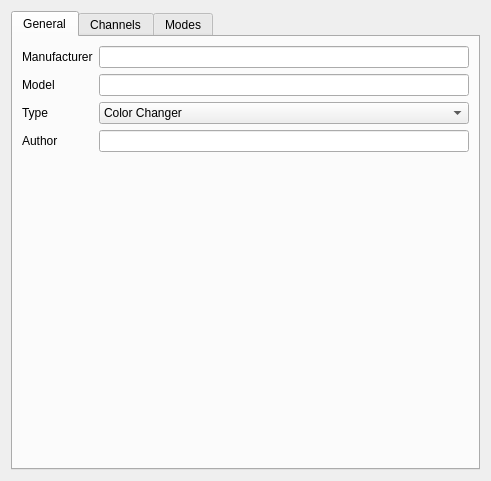
<?xml version="1.0" encoding="UTF-8"?>
<ui version="4.0">
 <author>Massimo Callegari</author>
 <comment>
  Q Light Controller Plus
  fixtureeditor.ui

  Copyright (c) 2015 Massimo Callegari

  Licensed under the Apache License, Version 2.0 (the "License");
  you may not use this file except in compliance with the License.
  You may obtain a copy of the License at

      http://www.apache.org/licenses/LICENSE-2.0.txt

  Unless required by applicable law or agreed to in writing, software
  distributed under the License is distributed on an "AS IS" BASIS,
  WITHOUT WARRANTIES OR CONDITIONS OF ANY KIND, either express or implied.
  See the License for the specific language governing permissions and
  limitations under the License.
 </comment>
 <class>FixtureEditor</class>
 <widget class="QWidget" name="FixtureEditor">
  <property name="geometry">
   <rect>
    <x>0</x>
    <y>0</y>
    <width>491</width>
    <height>481</height>
   </rect>
  </property>
  <property name="windowTitle">
   <string>Fixture</string>
  </property>
  <layout class="QGridLayout" name="gridLayout_3">
   <item row="0" column="0">
    <widget class="QTabWidget" name="m_tab">
     <property name="currentIndex">
      <number>0</number>
     </property>
     <widget class="QWidget" name="General">
      <attribute name="title">
       <string>General</string>
      </attribute>
      <layout class="QGridLayout" name="gridLayout">
       <item row="0" column="0">
        <widget class="QLabel" name="m_manufacturerLabel">
         <property name="sizePolicy">
          <sizepolicy hsizetype="Preferred" vsizetype="Preferred">
           <horstretch>0</horstretch>
           <verstretch>0</verstretch>
          </sizepolicy>
         </property>
         <property name="text">
          <string>Manufacturer</string>
         </property>
        </widget>
       </item>
       <item row="0" column="1">
        <widget class="QLineEdit" name="m_manufacturerEdit">
         <property name="sizePolicy">
          <sizepolicy hsizetype="Preferred" vsizetype="Fixed">
           <horstretch>0</horstretch>
           <verstretch>0</verstretch>
          </sizepolicy>
         </property>
         <property name="toolTip">
          <string>The manufacturer name for this fixture (e.g. Martin)</string>
         </property>
        </widget>
       </item>
       <item row="1" column="0">
        <widget class="QLabel" name="m_modelLabel">
         <property name="text">
          <string>Model</string>
         </property>
        </widget>
       </item>
       <item row="1" column="1">
        <widget class="QLineEdit" name="m_modelEdit">
         <property name="sizePolicy">
          <sizepolicy hsizetype="Preferred" vsizetype="Fixed">
           <horstretch>0</horstretch>
           <verstretch>0</verstretch>
          </sizepolicy>
         </property>
         <property name="toolTip">
          <string>The model name for this fixture (e.g. MAC250)</string>
         </property>
        </widget>
       </item>
       <item row="2" column="0">
        <widget class="QLabel" name="m_typeLabel">
         <property name="text">
          <string>Type</string>
         </property>
        </widget>
       </item>
       <item row="2" column="1">
        <widget class="QComboBox" name="m_typeCombo">
         <property name="sizePolicy">
          <sizepolicy hsizetype="Preferred" vsizetype="Fixed">
           <horstretch>0</horstretch>
           <verstretch>0</verstretch>
          </sizepolicy>
         </property>
         <property name="toolTip">
          <string>The general type of this fixture</string>
         </property>
         <property name="iconSize">
          <size>
           <width>24</width>
           <height>24</height>
          </size>
         </property>
         <item>
          <property name="text">
           <string notr="true">Color Changer</string>
          </property>
          <property name="icon">
           <iconset resource="../ui/src/qlcui.qrc">
            <normaloff>:/fixture.png</normaloff>:/fixture.png</iconset>
          </property>
         </item>
         <item>
          <property name="text">
           <string notr="true">Dimmer</string>
          </property>
          <property name="icon">
           <iconset resource="../ui/src/qlcui.qrc">
            <normaloff>:/dimmer.png</normaloff>:/dimmer.png</iconset>
          </property>
         </item>
         <item>
          <property name="text">
           <string notr="true">Effect</string>
          </property>
          <property name="icon">
           <iconset resource="../ui/src/qlcui.qrc">
            <normaloff>:/effect.png</normaloff>:/effect.png</iconset>
          </property>
         </item>
         <item>
          <property name="text">
           <string notr="true">Fan</string>
          </property>
          <property name="icon">
           <iconset resource="../ui/src/qlcui.qrc">
            <normaloff>:/fan.png</normaloff>:/fan.png</iconset>
          </property>
         </item>
         <item>
          <property name="text">
           <string notr="true">Flower</string>
          </property>
          <property name="icon">
           <iconset resource="../ui/src/qlcui.qrc">
            <normaloff>:/flower.png</normaloff>:/flower.png</iconset>
          </property>
         </item>
         <item>
          <property name="text">
           <string notr="true">Hazer</string>
          </property>
          <property name="icon">
           <iconset resource="../ui/src/qlcui.qrc">
            <normaloff>:/hazer.png</normaloff>:/hazer.png</iconset>
          </property>
         </item>
         <item>
          <property name="text">
           <string notr="true">Laser</string>
          </property>
          <property name="icon">
           <iconset resource="../ui/src/qlcui.qrc">
            <normaloff>:/laser.png</normaloff>:/laser.png</iconset>
          </property>
         </item>
         <item>
          <property name="text">
           <string notr="true">Moving Head</string>
          </property>
          <property name="icon">
           <iconset resource="../ui/src/qlcui.qrc">
            <normaloff>:/movinghead.png</normaloff>:/movinghead.png</iconset>
          </property>
         </item>
         <item>
          <property name="text">
           <string notr="true">Other</string>
          </property>
          <property name="icon">
           <iconset resource="../ui/src/qlcui.qrc">
            <normaloff>:/other.png</normaloff>:/other.png</iconset>
          </property>
         </item>
         <item>
          <property name="text">
           <string notr="true">Scanner</string>
          </property>
          <property name="icon">
           <iconset resource="../ui/src/qlcui.qrc">
            <normaloff>:/scanner.png</normaloff>:/scanner.png</iconset>
          </property>
         </item>
         <item>
          <property name="text">
           <string notr="true">Smoke</string>
          </property>
          <property name="icon">
           <iconset resource="../ui/src/qlcui.qrc">
            <normaloff>:/smoke.png</normaloff>:/smoke.png</iconset>
          </property>
         </item>
         <item>
          <property name="text">
           <string notr="true">Strobe</string>
          </property>
          <property name="icon">
           <iconset resource="../ui/src/qlcui.qrc">
            <normaloff>:/strobe.png</normaloff>:/strobe.png</iconset>
          </property>
         </item>
        </widget>
       </item>
       <item row="3" column="0">
        <widget class="QLabel" name="m_authorLabel">
         <property name="text">
          <string>Author</string>
         </property>
        </widget>
       </item>
       <item row="3" column="1">
        <widget class="QLineEdit" name="m_authorEdit">
         <property name="toolTip">
          <string>The name of the author of this fixture definition</string>
         </property>
        </widget>
       </item>
       <item row="4" column="1">
        <spacer>
         <property name="orientation">
          <enum>Qt::Vertical</enum>
         </property>
         <property name="sizeHint" stdset="0">
          <size>
           <width>20</width>
           <height>40</height>
          </size>
         </property>
        </spacer>
       </item>
      </layout>
     </widget>
     <widget class="QWidget" name="Channels">
      <attribute name="title">
       <string>Channels</string>
      </attribute>
      <layout class="QGridLayout" name="gridLayout_2">
       <item row="0" column="0" rowspan="8">
        <widget class="QTreeWidget" name="m_channelList">
         <property name="alternatingRowColors">
          <bool>true</bool>
         </property>
         <property name="rootIsDecorated">
          <bool>true</bool>
         </property>
         <property name="itemsExpandable">
          <bool>true</bool>
         </property>
         <property name="allColumnsShowFocus">
          <bool>true</bool>
         </property>
         <property name="expandsOnDoubleClick">
          <bool>false</bool>
         </property>
         <column>
          <property name="text">
           <string>Name</string>
          </property>
         </column>
         <column>
          <property name="text">
           <string>Group</string>
          </property>
         </column>
         <column>
          <property name="text">
           <string>Byte</string>
          </property>
         </column>
        </widget>
       </item>
       <item row="0" column="1">
        <widget class="QToolButton" name="m_addChannelButton">
         <property name="toolTip">
          <string>Add a channel</string>
         </property>
         <property name="text">
          <string notr="true">...</string>
         </property>
         <property name="icon">
          <iconset resource="../ui/src/qlcui.qrc">
           <normaloff>:/edit_add.png</normaloff>:/edit_add.png</iconset>
         </property>
         <property name="iconSize">
          <size>
           <width>32</width>
           <height>32</height>
          </size>
         </property>
        </widget>
       </item>
       <item row="1" column="1">
        <widget class="QToolButton" name="m_removeChannelButton">
         <property name="toolTip">
          <string>Remove the selected channel</string>
         </property>
         <property name="text">
          <string notr="true">...</string>
         </property>
         <property name="icon">
          <iconset resource="../ui/src/qlcui.qrc">
           <normaloff>:/edit_remove.png</normaloff>:/edit_remove.png</iconset>
         </property>
         <property name="iconSize">
          <size>
           <width>32</width>
           <height>32</height>
          </size>
         </property>
        </widget>
       </item>
       <item row="2" column="1">
        <widget class="QToolButton" name="m_editChannelButton">
         <property name="toolTip">
          <string>Edit the selected channel</string>
         </property>
         <property name="text">
          <string notr="true">...</string>
         </property>
         <property name="icon">
          <iconset resource="../ui/src/qlcui.qrc">
           <normaloff>:/edit.png</normaloff>:/edit.png</iconset>
         </property>
         <property name="iconSize">
          <size>
           <width>32</width>
           <height>32</height>
          </size>
         </property>
        </widget>
       </item>
       <item row="3" column="1">
        <widget class="Line" name="line_2">
         <property name="orientation">
          <enum>Qt::Horizontal</enum>
         </property>
        </widget>
       </item>
       <item row="4" column="1">
        <widget class="QToolButton" name="m_copyChannelButton">
         <property name="toolTip">
          <string>Copy the selected channel to the clipboard</string>
         </property>
         <property name="text">
          <string notr="true">...</string>
         </property>
         <property name="icon">
          <iconset resource="../ui/src/qlcui.qrc">
           <normaloff>:/editcopy.png</normaloff>:/editcopy.png</iconset>
         </property>
         <property name="iconSize">
          <size>
           <width>32</width>
           <height>32</height>
          </size>
         </property>
        </widget>
       </item>
       <item row="5" column="1">
        <widget class="QToolButton" name="m_pasteChannelButton">
         <property name="toolTip">
          <string>Paste the channel in clipboard to this fixture</string>
         </property>
         <property name="text">
          <string notr="true">...</string>
         </property>
         <property name="icon">
          <iconset resource="../ui/src/qlcui.qrc">
           <normaloff>:/editpaste.png</normaloff>:/editpaste.png</iconset>
         </property>
         <property name="iconSize">
          <size>
           <width>32</width>
           <height>32</height>
          </size>
         </property>
        </widget>
       </item>
       <item row="6" column="1">
        <spacer>
         <property name="orientation">
          <enum>Qt::Vertical</enum>
         </property>
         <property name="sizeHint" stdset="0">
          <size>
           <width>20</width>
           <height>124</height>
          </size>
         </property>
        </spacer>
       </item>
       <item row="7" column="1">
        <widget class="QToolButton" name="m_expandChannelsButton">
         <property name="toolTip">
          <string>Open/close all channel items</string>
         </property>
         <property name="text">
          <string notr="true">...</string>
         </property>
         <property name="icon">
          <iconset resource="../ui/src/qlcui.qrc">
           <normaloff>:/check.png</normaloff>:/check.png</iconset>
         </property>
         <property name="iconSize">
          <size>
           <width>32</width>
           <height>32</height>
          </size>
         </property>
        </widget>
       </item>
      </layout>
     </widget>
     <widget class="QWidget" name="Modes">
      <attribute name="title">
       <string>Modes</string>
      </attribute>
      <layout class="QGridLayout" name="gridLayout_4">
       <item row="0" column="0" rowspan="7">
        <widget class="QTreeWidget" name="m_modeList">
         <property name="alternatingRowColors">
          <bool>true</bool>
         </property>
         <property name="rootIsDecorated">
          <bool>true</bool>
         </property>
         <property name="allColumnsShowFocus">
          <bool>true</bool>
         </property>
         <property name="expandsOnDoubleClick">
          <bool>false</bool>
         </property>
         <column>
          <property name="text">
           <string>Name</string>
          </property>
         </column>
         <column>
          <property name="text">
           <string>Channels</string>
          </property>
         </column>
         <column>
          <property name="text">
           <string>Heads</string>
          </property>
         </column>
        </widget>
       </item>
       <item row="0" column="1">
        <widget class="QToolButton" name="m_addModeButton">
         <property name="toolTip">
          <string>Add a mode</string>
         </property>
         <property name="text">
          <string notr="true">...</string>
         </property>
         <property name="icon">
          <iconset resource="../ui/src/qlcui.qrc">
           <normaloff>:/edit_add.png</normaloff>:/edit_add.png</iconset>
         </property>
         <property name="iconSize">
          <size>
           <width>32</width>
           <height>32</height>
          </size>
         </property>
        </widget>
       </item>
       <item row="1" column="1">
        <widget class="QToolButton" name="m_removeModeButton">
         <property name="toolTip">
          <string>Remove the selected mode</string>
         </property>
         <property name="text">
          <string notr="true">...</string>
         </property>
         <property name="icon">
          <iconset resource="../ui/src/qlcui.qrc">
           <normaloff>:/edit_remove.png</normaloff>:/edit_remove.png</iconset>
         </property>
         <property name="iconSize">
          <size>
           <width>32</width>
           <height>32</height>
          </size>
         </property>
        </widget>
       </item>
       <item row="2" column="1">
        <widget class="QToolButton" name="m_editModeButton">
         <property name="toolTip">
          <string>Edit the selected mode</string>
         </property>
         <property name="text">
          <string notr="true">...</string>
         </property>
         <property name="icon">
          <iconset resource="../ui/src/qlcui.qrc">
           <normaloff>:/edit.png</normaloff>:/edit.png</iconset>
         </property>
         <property name="iconSize">
          <size>
           <width>32</width>
           <height>32</height>
          </size>
         </property>
        </widget>
       </item>
       <item row="3" column="1">
        <widget class="Line" name="line">
         <property name="orientation">
          <enum>Qt::Horizontal</enum>
         </property>
        </widget>
       </item>
       <item row="4" column="1">
        <widget class="QToolButton" name="m_cloneModeButton">
         <property name="toolTip">
          <string>Create a copy of the selected mode</string>
         </property>
         <property name="text">
          <string notr="true">...</string>
         </property>
         <property name="icon">
          <iconset resource="../ui/src/qlcui.qrc">
           <normaloff>:/editcopy.png</normaloff>:/editcopy.png</iconset>
         </property>
         <property name="iconSize">
          <size>
           <width>32</width>
           <height>32</height>
          </size>
         </property>
        </widget>
       </item>
       <item row="5" column="1">
        <spacer>
         <property name="orientation">
          <enum>Qt::Vertical</enum>
         </property>
         <property name="sizeHint" stdset="0">
          <size>
           <width>20</width>
           <height>170</height>
          </size>
         </property>
        </spacer>
       </item>
       <item row="6" column="1">
        <widget class="QToolButton" name="m_expandModesButton">
         <property name="toolTip">
          <string>Open/close all mode items</string>
         </property>
         <property name="text">
          <string notr="true">...</string>
         </property>
         <property name="icon">
          <iconset resource="../ui/src/qlcui.qrc">
           <normaloff>:/check.png</normaloff>:/check.png</iconset>
         </property>
         <property name="iconSize">
          <size>
           <width>32</width>
           <height>32</height>
          </size>
         </property>
        </widget>
       </item>
      </layout>
     </widget>
    </widget>
   </item>
  </layout>
 </widget>
 <resources>
  <include location="../ui/src/qlcui.qrc"/>
  <include location="../ui/src/qlcui.qrc"/>
 </resources>
 <connections/>
</ui>
